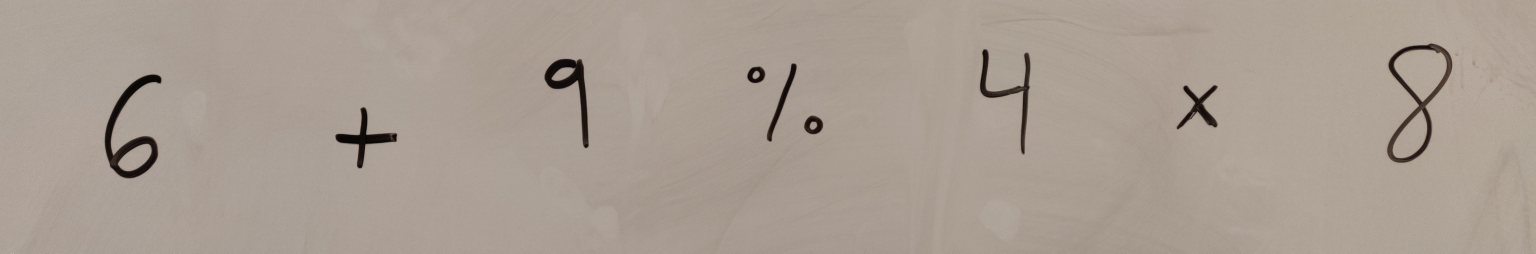
#> input picture test.jpg, 4608 x 760 px (shown at 1/3 size)
$ python -i parse_input.py   (imports and definitions only)
#> lines starting #> are read from the running program, lines starting #| are printed output that depends on the picture; after the words box and inside, x2 and y2 are one past the last pixel; in counts of white or black regions, pixels touching at a corner belong together
#> further down, picture is the input picture: PIL image 4608x760 RGB; mean R, G, B 169.4, 157.4, 146.7
import numpy as np
import PIL.ImageOps
from PIL import Image
from skimage.transform import resize

limit = 300

def find_lefts_and_rights(image):
    """ Determines the startx and endx of all digits in a line """
    (w, h) = image.size
    digit_locations = [] # Each element contains the startx and endx of a digit
    new_digit_loc = [] # The startx and endx of the digit the algorithm is currently working on
    searching_for_beginning = True
    wsc = 0 # Number of columns of white space the algorithm has passed through after the last instance of black in a digit
    for x in range(w):
        nothing_found = True
        for y in range(h):
            if searching_for_beginning:                  # If we're looking for a new digit,
                if image.getpixel((x, y)) == 255:            # and we find white,
                    new_digit_loc.append(x)                  # that means we've found the start of a new digit, so add that xpos to a list,
                    searching_for_beginning = False          # and stop searching for the start of new digits for now.
            else:                                        # If we're looking for the end of the current digit,
                if image.getpixel((x, y)) == 255:            # and we find black, we're not done with the current digit,
                    nothing_found = False
                    wsc = 0                                  # and obviously we've found something,
                    break                                    # so move on to the next column without incrementing wsc.
        if not searching_for_beginning and nothing_found: # If we find nothing of interest while reading a digit,
            wsc += 1                                         # that means we've hit a line of blackspace,
            if wsc > limit or x == image.width - 1:          # and if we've hit (limit) lines of blackspace already,
                new_digit_loc.append(x - wsc)                # then we're done reading the current digit, so set the end xpos of the character to the last instance of white
                digit_locations.append(new_digit_loc)        # add the startx & endx list to the list of digit locations,
                wsc = 0                                      # reset the blackspace counter,
                new_digit_loc = []                           # reset the digit locations list,
                searching_for_beginning = True               # and start searching for new digits.

    return digit_locations


def find_top_and_bottom(image, startx, endx):
    """ Determines the starty and endy of a single digit, given its startx and endx """

    h = image.size[1]
    searching_for_beginning = True
    wsc = 0
    starty = None
    endy = None
    for y in range(h):
        nothing_found = True
        for x in range(startx, endx + 1):
            if searching_for_beginning:
                if image.getpixel((x, y)) == 255:
                    starty = y
                    nothing_found = False
                    searching_for_beginning = False
            else:
                if image.getpixel((x, y)) == 255:
                    nothing_found = False
                    wsc = 0
                    break
        if not searching_for_beginning and nothing_found:
            wsc += 1
            if wsc > limit or y == image.height - 1:
                endy = y - wsc
                break
    if starty != endy:
        width = endx - startx
        height = endy - starty
        if height > width:
            return [starty, endy]
        return [starty - (width // 2) + (height // 2), endy + (width // 2) - (height // 2)]
    print("A dot was found at (" + str(startx) + ", " + str(starty) + "); your image needs cleaning!!!")
    input("Press enter if you wish to continue, but the program WILL crash!!! ")
    return [0, image.size[1] - 1]


def temp_ndarray_to_image(image_ndarray):
    ndarray = np.copy(image_ndarray)
    image = Image.new("L", (ndarray.shape[1], ndarray.shape[0]))
    for x in range(image.width):
        for y in range(image.height):
            image.putpixel((x, y), int(ndarray[y][x]))
    #image.show()


def format_image(image_ndarray):
    """ Formats an image for input into the model """

    # Resize the image to have the same resolution as the training data
    image_ndarray = resize(image_ndarray, (20, 20), anti_aliasing=True)

    # Add four pixels of padding to all sides of the image
    image_list_temp = [[0 for x in range(28)] for y in range(28)]
    for x in range(image_ndarray.shape[0]):
        for y in range(image_ndarray.shape[1]):
            image_list_temp[4 + y][4 + x] = image_ndarray[y][x]
    image_ndarray = np.array(image_list_temp)

    temp_ndarray_to_image(image_ndarray * 255)

    return image_ndarray


def convert_to_bw(image, threshold):
    """ Converts an image to black and white given a threshold """
#> called with threshold = 80
    image = image.convert('L')
    for x in range(image.size[0]):
        for y in range(image.size[1]):
            if image.getpixel((x, y)) < threshold:
                image.putpixel((x, y), 0)
            else:
                image.putpixel((x, y), 255)
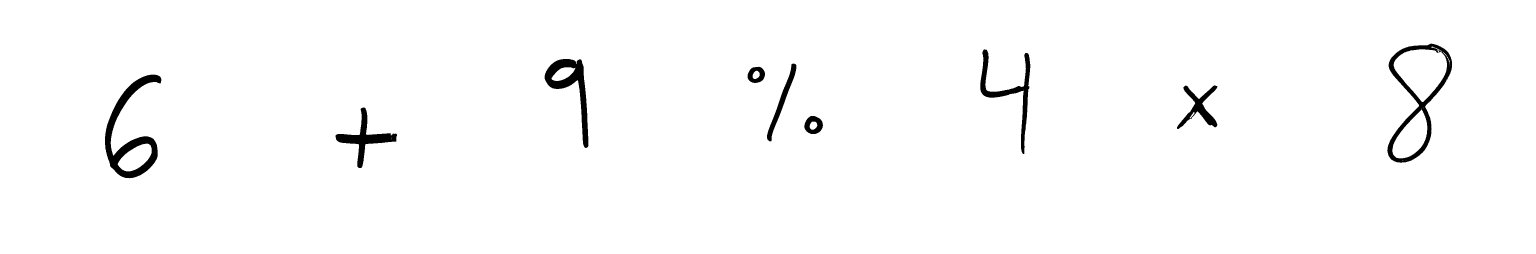
#> image: PIL image 4608x760 L (shown at 1/3 size); 98.2% white; 9 black regions, largest, box (x1, y1, x2, y2) and area: (315, 224, 484, 535) 14405, (4162, 131, 4356, 488) 12562, (1634, 177, 1766, 444) 9838
    image = PIL.ImageOps.invert(image)
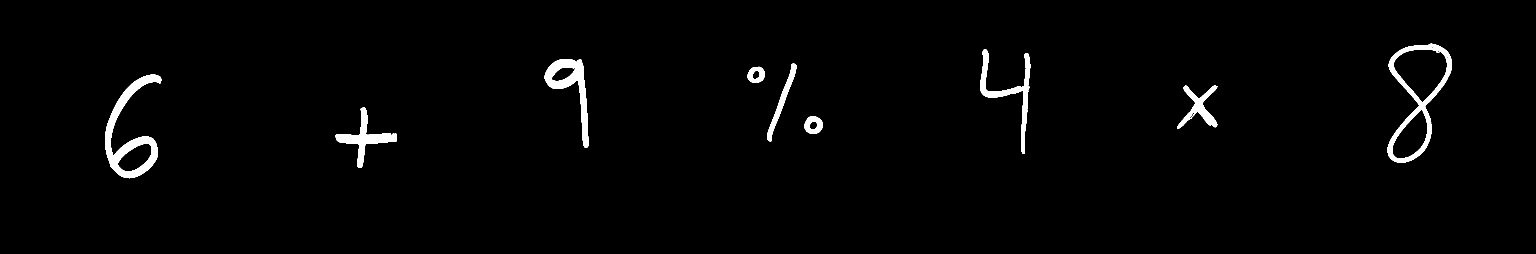
#> image: PIL image 4608x760 L (shown at 1/3 size); 1.8% white; 9 white regions, largest, box (x1, y1, x2, y2) and area: (315, 224, 484, 535) 14405, (4162, 131, 4356, 488) 12562, (1634, 177, 1766, 444) 9838
    #image.show() # debug
    return image


def split_input_image(image):
    """ Takes an image of a line of characters and returns a list of images of each individual character """
    image = convert_to_bw(image, 80)
    digit_xpositions = find_lefts_and_rights(image)
#> digit_xpositions = [[315, 483], [1006, 1190], [1634, 1765], [2243, 2468], [2941, 3090], [3531, 3652], [4162, 4355]]
    digit_ypositions = []
    for item in digit_xpositions:
        digit_ypositions.append(find_top_and_bottom(image, item[0], item[1]))
#> this loop made 7 passes
#> (item, width in find_top_and_bottom, height in find_top_and_bottom) on passes 1 to 7: ([315, 483], 168, 310), ([1006, 1190], 184, 181), ([1634, 1765], 131, 266), ([2243, 2468], 225, 232), ([2941, 3090], 149, 313), ([3531, 3652], 121, 130), ([4162, 4355], 193, 356)
#> after the loop, digit_ypositions = [[224, 534], [320, 505], [177, 443], [191, 423], [148, 461], [256, 386], [131, 487]]

    digit_images = []
    for i in range(len(digit_xpositions)):
        image_ndarray = np.array(image.crop((digit_xpositions[i][0], digit_ypositions[i][0], digit_xpositions[i][1], digit_ypositions[i][1])))
        temp_ndarray_to_image(image_ndarray)
        digit_images.append(image_ndarray)
#> this loop made 7 passes
#> pass 1, in split_input_image, `image_ndarray = np.array(image.crop((digit_xpositions[i][0], digit_ypo..`:
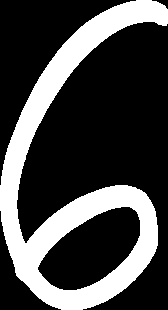
#> image_ndarray: shape (310, 168); 27.6% white; 1 white region, box (x1, y1, x2, y2) and area: (0, 0, 168, 310) 14396
#> pass 2, in split_input_image, `image_ndarray = np.array(image.crop((digit_xpositions[i][0], digit_ypo..`:
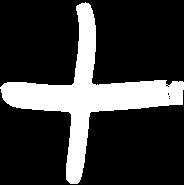
#> image_ndarray: shape (185, 184); 21.7% white; 1 white region, box (x1, y1, x2, y2) and area: (0, 2, 184, 184) 7390
#> after the loop:
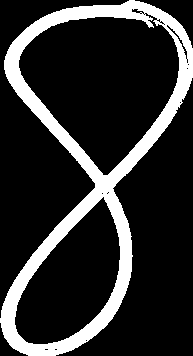
#> image_ndarray: shape (356, 193); 18.2% white; 1 white region, box (x1, y1, x2, y2) and area: (0, 0, 193, 356) 12536
#> after the loop, digit_images = 7 items

#> (the run stopped early here; a loop or call above may not have finished)
